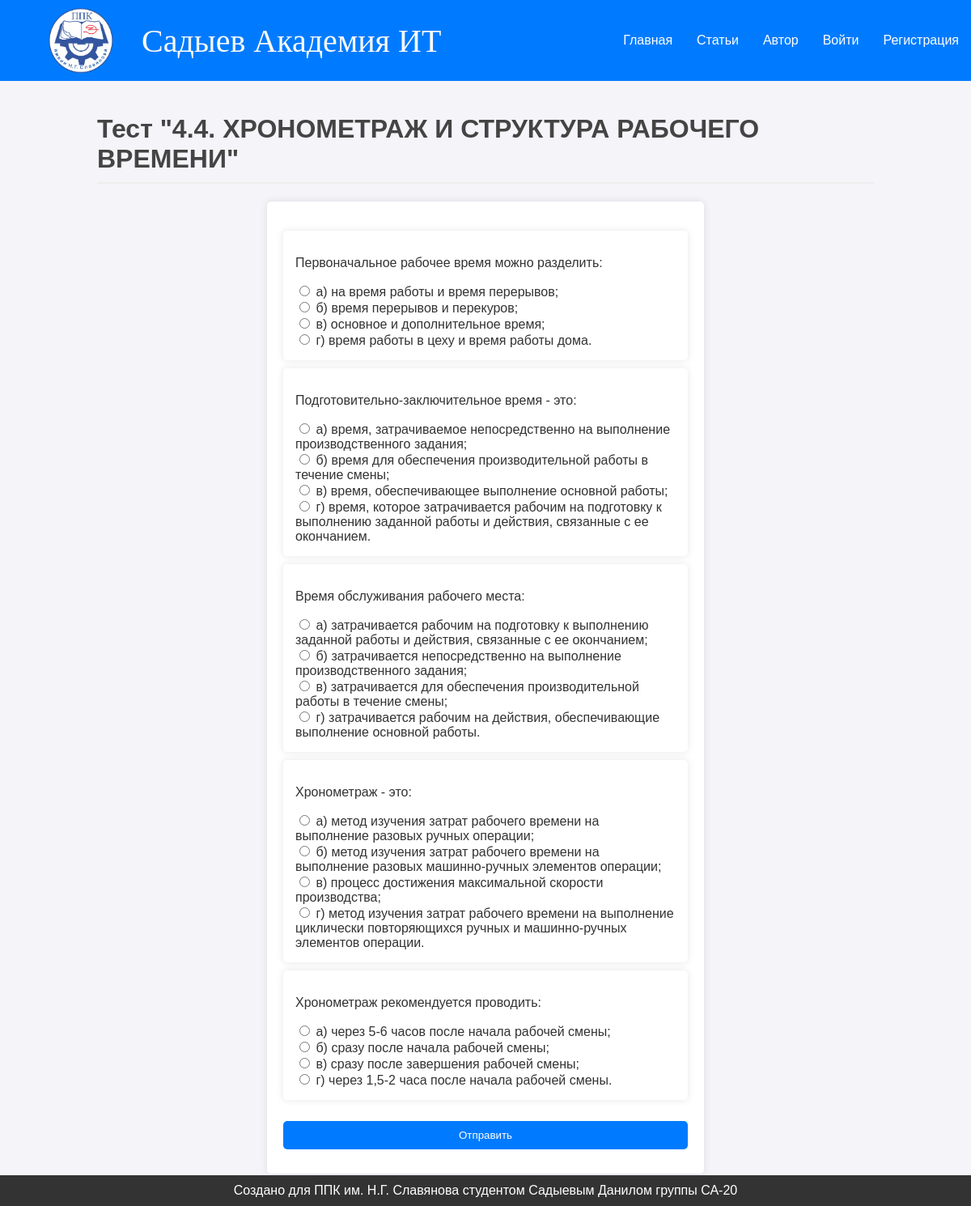
The app's page /quiz/1/ with its own data.
### main/models.py (models this page shows, shortened)
class Quiz(models.Model):
    article = models.OneToOneField(Article, on_delete=models.CASCADE)
    title = models.CharField(max_length=200)

class Question(models.Model):
    quiz = models.ForeignKey(Quiz, on_delete=models.CASCADE)
    question_text = models.CharField(max_length=500)

class Answer(models.Model):
    question = models.ForeignKey(Question, on_delete=models.CASCADE)
    answer_text = models.CharField(max_length=500)
    is_correct = models.BooleanField(default=False)

### main/views.py (the view, shortened to what this page needs)
# urls.py: path('quiz/<int:quiz_id>/', views.quiz_detail, name='quiz_detail'),
def quiz_detail(request, quiz_id):
    quiz = get_object_or_404(Quiz, id=quiz_id)
    questions = quiz.question_set.all()
    return render(request, 'main/quiz_detail.html', {'quiz': quiz, 'questions': questions})

### main/templates/main/quiz_detail.html (shortened to what this page needs)
<!DOCTYPE html>
{% load static %}
<html>
<head>
    <link rel="stylesheet" href="{% static 'main/css/styles.css' %}">
</head>
<body>
    <nav>
        <div class="logo">
            <img src="{% static 'main/images/logo.png' %}" alt="Logo">
            <a class="mytitle" style="text-decoration: none;" href="{% url 'home' %}">Садыев Академия ИТ</a>
        </div>
        <div class="menu">
            <a href="{% url 'home' %}">Главная</a>
            <a href="{% url 'article_list' %}">Статьи</a>
            <a href="{% url 'about' %}">Автор</a>
            {% if user.is_authenticated %}
                <a href="{% url 'quiz_list' %}">Проверка знаний</a>
                <a href="{% url 'profile' %}">Личный кабинет</a>
                <a href="{% url 'logout' %}">Выйти</a>
            {% else %}
                <a href="{% url 'login' %}">Войти</a>
                <a href="{% url 'register' %}">Регистрация</a>
            {% endif %}
        </div>
    </nav>
    <div class="container">
        <h1>{{ quiz.title }}</h1>
        <form method="post">
            <ul>
            {% for question in questions %}
                <li>
                    <div class="question">
                        <p>{{ question.question_text }}</p>
                        {% for answer in question.answer_set.all %}
                            <label>
                                <input type="radio" name="question_{{ question.id }}" value="{{ answer.id }}">
                                {{ answer.answer_text }}
                            </label><br>
                        {% endfor %}
                    </div>
                </li>
            {% endfor %}
            </ul>
            <button type="submit">Отправить</button>
        </form>
    </div>
    <footer>
        Создано для ППК им. Н.Г. Славянова студентом Садыевым Данилом группы СА-20
    </footer>
</body>
</html>

### main/static/main/css/styles.css (style rules this page uses)
body { font-family: Arial, sans-serif; background-color: #f4f4f9; margin: 0; padding: 0; color: #333; }
.container { width: 80%; margin: 0 auto; padding: 20px; }
h1, h2, h3 { color: #444; border-bottom: 2px solid #eee; padding-bottom: 10px; }
a { color: #007bff; text-decoration: none; }
ul { list-style-type: none; padding: 0; }
ul li { background: #fff; margin: 10px 0; padding: 15px; border-radius: 5px; box-shadow: 0 0 10px rgba(0, 0, 0, 0.1); }
form { background: #fff; padding: 20px; border-radius: 5px; box-shadow: 0 0 10px rgba(0, 0, 0, 0.1); max-width: 500px; margin: 20px auto; }
form input[type="text"], form input[type="password"], form input[type="email"], form button { width: 100%; padding: 10px; margin: 10px 0; border: 1px solid #ddd; border-radius: 5px; }
form button { background: #007bff; color: #fff; border: none; cursor: pointer; }
nav { background: #007bff; color: #fff; padding: 10px 0; display: flex; align-items: center; justify-content: space-between; }
nav .logo { display: flex; align-items: center; margin-left: 20px; }
nav .mytitle { font-size: 40px; font-family: Bahnschrift; color: hsl(0, 0%, 98%); }
nav .logo img { height: 80px; margin-right: 20px; margin-left: 40px; }
nav .menu { display: flex; align-items: center; }
nav a { color: #fff; margin: 0 15px; text-decoration: none; }
footer { background: #333; color: #fff; padding: 10px 0; text-align: center; position: fixed; bottom: 0; width: 100%; }

### records on screen
Quiz: title "Тест \"4.4. ХРОНОМЕТРАЖ И СТРУКТУРА РАБОЧЕГО ВРЕМЕНИ\""
Question: question_text "Первоначальное рабочее время можно разделить:"
Answer: answer_text "a) на время работы и время перерывов;"
Answer: answer_text "б) время перерывов и перекуров;"
Answer: answer_text "в) основное и дополнительное время;"
Answer: answer_text "г) время работы в цеху и время работы дома."
Question: question_text "Подготовительно-заключительное время - это:"
Answer: answer_text "а) время, затрачиваемое непосредственно на выполнение производственного задания;"
Answer: answer_text "б) время для обеспечения производительной работы в течение смены;"
Answer: answer_text "в) время, обеспечивающее выполнение основной работы;"
Answer: answer_text "г) время, которое затрачивается рабочим на подготовку к выполнению заданной работы и действия, связанные с ее окончанием."
Question: question_text "Время обслуживания рабочего места:"
Answer: answer_text "a) затрачивается рабочим на подготовку к выполнению заданной работы и действия, связанные с ее окончанием;"
Answer: answer_text "б) затрачивается непосредственно на выполнение производственного задания;"
Answer: answer_text "в) затрачивается для обеспечения производительной работы в течение смены;"
Answer: answer_text "г) затрачивается рабочим на действия, обеспечивающие выполнение основной работы."
Question: question_text "Хронометраж - это:"
Answer: answer_text "a) метод изучения затрат рабочего времени на выполнение разовых ручных операции;"
Answer: answer_text "б) метод изучения затрат рабочего времени на выполнение разовых машинно-ручных элементов операции;"
Answer: answer_text "в) процесс достижения максимальной скорости производства;"
Answer: answer_text "г) метод изучения затрат рабочего времени на выполнение циклически повторяющихся ручных и машинно-ручных элементов операции."
Question: question_text "Хронометраж рекомендуется проводить:"
Answer: answer_text "a) через 5-6 часов после начала рабочей смены;"
Answer: answer_text "б) сразу после начала рабочей смены;"
Answer: answer_text "в) сразу после завершения рабочей смены;"
Answer: answer_text "г) через 1,5-2 часа после начала рабочей смены."
